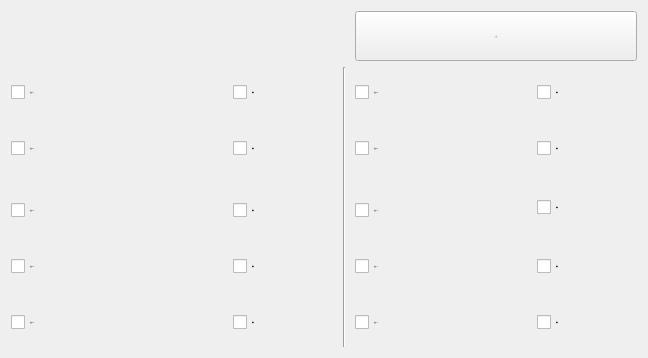
        <widget class="QWidget" name="page">
         <layout class="QGridLayout" name="gridLayout_4">
          <item row="2" column="4" colspan="2">
           <widget class="xCheckBox" name="checkBoxMain09">
            <property name="sizePolicy">
             <sizepolicy hsizetype="Expanding" vsizetype="Minimum">
              <horstretch>0</horstretch>
              <verstretch>0</verstretch>
             </sizepolicy>
            </property>
            <property name="minimumSize">
             <size>
              <width>170</width>
              <height>50</height>
             </size>
            </property>
            <property name="maximumSize">
             <size>
              <width>16777215</width>
              <height>50</height>
             </size>
            </property>
            <property name="font">
             <font>
              <family>微软雅黑</family>
              <pointsize>-1</pointsize>
              <weight>50</weight>
              <italic>false</italic>
              <bold>false</bold>
             </font>
            </property>
            <property name="focusPolicy">
             <enum>Qt::NoFocus</enum>
            </property>
            <property name="text">
             <string>主板-Y09</string>
            </property>
            <property name="iconSize">
             <size>
              <width>32</width>
              <height>32</height>
             </size>
            </property>
           </widget>
          </item>
          <item row="1" column="0" colspan="2">
           <widget class="xCheckBox" name="checkBoxMain01">
            <property name="sizePolicy">
             <sizepolicy hsizetype="Expanding" vsizetype="Minimum">
              <horstretch>0</horstretch>
              <verstretch>0</verstretch>
             </sizepolicy>
            </property>
            <property name="minimumSize">
             <size>
              <width>170</width>
              <height>50</height>
             </size>
            </property>
            <property name="maximumSize">
             <size>
              <width>16777215</width>
              <height>50</height>
             </size>
            </property>
            <property name="font">
             <font>
              <family>微软雅黑</family>
              <pointsize>-1</pointsize>
              <weight>50</weight>
              <italic>false</italic>
              <bold>false</bold>
             </font>
            </property>
            <property name="focusPolicy">
             <enum>Qt::NoFocus</enum>
            </property>
            <property name="text">
             <string>主板-Y01</string>
            </property>
            <property name="iconSize">
             <size>
              <width>32</width>
              <height>32</height>
             </size>
            </property>
           </widget>
          </item>
          <item row="2" column="0" colspan="2">
           <widget class="xCheckBox" name="checkBoxMain02">
            <property name="sizePolicy">
             <sizepolicy hsizetype="Expanding" vsizetype="Minimum">
              <horstretch>0</horstretch>
              <verstretch>0</verstretch>
             </sizepolicy>
            </property>
            <property name="minimumSize">
             <size>
              <width>170</width>
              <height>50</height>
             </size>
            </property>
            <property name="maximumSize">
             <size>
              <width>16777215</width>
              <height>50</height>
             </size>
            </property>
            <property name="font">
             <font>
              <family>微软雅黑</family>
              <pointsize>-1</pointsize>
              <weight>50</weight>
              <italic>false</italic>
              <bold>false</bold>
             </font>
            </property>
            <property name="focusPolicy">
             <enum>Qt::NoFocus</enum>
            </property>
            <property name="text">
             <string>主板-Y02</string>
            </property>
            <property name="iconSize">
             <size>
              <width>32</width>
              <height>32</height>
             </size>
            </property>
           </widget>
          </item>
          <item row="4" column="4">
           <widget class="xCheckBox" name="checkBoxMain10">
            <property name="sizePolicy">
             <sizepolicy hsizetype="Expanding" vsizetype="Minimum">
              <horstretch>0</horstretch>
              <verstretch>0</verstretch>
             </sizepolicy>
            </property>
            <property name="minimumSize">
             <size>
              <width>170</width>
              <height>50</height>
             </size>
            </property>
            <property name="maximumSize">
             <size>
              <width>16777215</width>
              <height>50</height>
             </size>
            </property>
            <property name="font">
             <font>
              <family>微软雅黑</family>
              <pointsize>-1</pointsize>
              <weight>50</weight>
              <italic>false</italic>
              <bold>false</bold>
             </font>
            </property>
            <property name="focusPolicy">
             <enum>Qt::NoFocus</enum>
            </property>
            <property name="text">
             <string>主板-Y10</string>
            </property>
            <property name="iconSize">
             <size>
              <width>32</width>
              <height>32</height>
             </size>
            </property>
           </widget>
          </item>
          <item row="5" column="0" colspan="2">
           <widget class="xCheckBox" name="checkBoxMain04">
            <property name="sizePolicy">
             <sizepolicy hsizetype="Expanding" vsizetype="Minimum">
              <horstretch>0</horstretch>
              <verstretch>0</verstretch>
             </sizepolicy>
            </property>
            <property name="minimumSize">
             <size>
              <width>170</width>
              <height>50</height>
             </size>
            </property>
            <property name="maximumSize">
             <size>
              <width>16777215</width>
              <height>50</height>
             </size>
            </property>
            <property name="font">
             <font>
              <family>微软雅黑</family>
              <pointsize>-1</pointsize>
              <weight>50</weight>
              <italic>false</italic>
              <bold>false</bold>
             </font>
            </property>
            <property name="focusPolicy">
             <enum>Qt::NoFocus</enum>
            </property>
            <property name="text">
             <string>主板-Y04</string>
            </property>
            <property name="iconSize">
             <size>
              <width>32</width>
              <height>32</height>
             </size>
            </property>
           </widget>
          </item>
          <item row="5" column="2">
           <widget class="xCheckBox" name="checkBoxcheckM04">
            <property name="sizePolicy">
             <sizepolicy hsizetype="Preferred" vsizetype="Minimum">
              <horstretch>0</horstretch>
              <verstretch>0</verstretch>
             </sizepolicy>
            </property>
            <property name="minimumSize">
             <size>
              <width>100</width>
              <height>50</height>
             </size>
            </property>
            <property name="maximumSize">
             <size>
              <width>120</width>
              <height>50</height>
             </size>
            </property>
            <property name="font">
             <font>
              <family>微软雅黑</family>
              <pointsize>-1</pointsize>
              <weight>50</weight>
              <italic>false</italic>
              <bold>false</bold>
             </font>
            </property>
            <property name="focusPolicy">
             <enum>Qt::NoFocus</enum>
            </property>
            <property name="text">
             <string>检测</string>
            </property>
            <property name="iconSize">
             <size>
              <width>32</width>
              <height>32</height>
             </size>
            </property>
           </widget>
          </item>
          <item row="5" column="4" colspan="2">
           <widget class="xCheckBox" name="checkBoxMain11">
            <property name="sizePolicy">
             <sizepolicy hsizetype="Expanding" vsizetype="Minimum">
              <horstretch>0</horstretch>
              <verstretch>0</verstretch>
             </sizepolicy>
            </property>
            <property name="minimumSize">
             <size>
              <width>170</width>
              <height>50</height>
             </size>
            </property>
            <property name="maximumSize">
             <size>
              <width>16777215</width>
              <height>50</height>
             </size>
            </property>
            <property name="font">
             <font>
              <family>微软雅黑</family>
              <pointsize>-1</pointsize>
              <weight>50</weight>
              <italic>false</italic>
              <bold>false</bold>
             </font>
            </property>
            <property name="focusPolicy">
             <enum>Qt::NoFocus</enum>
            </property>
            <property name="text">
             <string>主板-Y11</string>
            </property>
            <property name="iconSize">
             <size>
              <width>32</width>
              <height>32</height>
             </size>
            </property>
           </widget>
          </item>
          <item row="6" column="0" colspan="2">
           <widget class="xCheckBox" name="checkBoxMain05">
            <property name="sizePolicy">
             <sizepolicy hsizetype="Expanding" vsizetype="Minimum">
              <horstretch>0</horstretch>
              <verstretch>0</verstretch>
             </sizepolicy>
            </property>
            <property name="minimumSize">
             <size>
              <width>170</width>
              <height>50</height>
             </size>
            </property>
            <property name="maximumSize">
             <size>
              <width>16777215</width>
              <height>50</height>
             </size>
            </property>
            <property name="font">
             <font>
              <family>微软雅黑</family>
              <pointsize>-1</pointsize>
              <weight>50</weight>
              <italic>false</italic>
              <bold>false</bold>
             </font>
            </property>
            <property name="focusPolicy">
             <enum>Qt::NoFocus</enum>
            </property>
            <property name="text">
             <string>主板-Y05</string>
            </property>
            <property name="iconSize">
             <size>
              <width>32</width>
              <height>32</height>
             </size>
            </property>
           </widget>
          </item>
          <item row="1" column="4" colspan="2">
           <widget class="xCheckBox" name="checkBoxMain08">
            <property name="sizePolicy">
             <sizepolicy hsizetype="Expanding" vsizetype="Minimum">
              <horstretch>0</horstretch>
              <verstretch>0</verstretch>
             </sizepolicy>
            </property>
            <property name="minimumSize">
             <size>
              <width>170</width>
              <height>50</height>
             </size>
            </property>
            <property name="maximumSize">
             <size>
              <width>16777215</width>
              <height>50</height>
             </size>
            </property>
            <property name="font">
             <font>
              <family>微软雅黑</family>
              <pointsize>-1</pointsize>
              <weight>50</weight>
              <italic>false</italic>
              <bold>false</bold>
             </font>
            </property>
            <property name="focusPolicy">
             <enum>Qt::NoFocus</enum>
            </property>
            <property name="text">
             <string>主板-Y08</string>
            </property>
            <property name="iconSize">
             <size>
              <width>32</width>
              <height>32</height>
             </size>
            </property>
           </widget>
          </item>
          <item row="1" column="6">
           <widget class="xCheckBox" name="checkBoxcheckM08">
            <property name="sizePolicy">
             <sizepolicy hsizetype="Preferred" vsizetype="Minimum">
              <horstretch>0</horstretch>
              <verstretch>0</verstretch>
             </sizepolicy>
            </property>
            <property name="minimumSize">
             <size>
              <width>100</width>
              <height>50</height>
             </size>
            </property>
            <property name="maximumSize">
             <size>
              <width>120</width>
              <height>50</height>
             </size>
            </property>
            <property name="font">
             <font>
              <family>微软雅黑</family>
              <pointsize>-1</pointsize>
              <weight>50</weight>
              <italic>false</italic>
              <bold>false</bold>
             </font>
            </property>
            <property name="focusPolicy">
             <enum>Qt::NoFocus</enum>
            </property>
            <property name="text">
             <string>检测</string>
            </property>
            <property name="iconSize">
             <size>
              <width>32</width>
              <height>32</height>
             </size>
            </property>
           </widget>
          </item>
          <item row="4" column="1">
           <spacer name="horizontalSpacer_2">
            <property name="orientation">
             <enum>Qt::Horizontal</enum>
            </property>
            <property name="sizeHint" stdset="0">
             <size>
              <width>40</width>
              <height>20</height>
             </size>
            </property>
           </spacer>
          </item>
          <item row="5" column="6">
           <widget class="xCheckBox" name="checkBoxcheckM11">
            <property name="sizePolicy">
             <sizepolicy hsizetype="Preferred" vsizetype="Minimum">
              <horstretch>0</horstretch>
              <verstretch>0</verstretch>
             </sizepolicy>
            </property>
            <property name="minimumSize">
             <size>
              <width>100</width>
              <height>50</height>
             </size>
            </property>
            <property name="maximumSize">
             <size>
              <width>120</width>
              <height>50</height>
             </size>
            </property>
            <property name="font">
             <font>
              <family>微软雅黑</family>
              <pointsize>-1</pointsize>
              <weight>50</weight>
              <italic>false</italic>
              <bold>false</bold>
             </font>
            </property>
            <property name="focusPolicy">
             <enum>Qt::NoFocus</enum>
            </property>
            <property name="text">
             <string>检测</string>
            </property>
            <property name="iconSize">
             <size>
              <width>32</width>
              <height>32</height>
             </size>
            </property>
           </widget>
          </item>
          <item row="6" column="2">
           <widget class="xCheckBox" name="checkBoxcheckM05">
            <property name="sizePolicy">
             <sizepolicy hsizetype="Preferred" vsizetype="Minimum">
              <horstretch>0</horstretch>
              <verstretch>0</verstretch>
             </sizepolicy>
            </property>
            <property name="minimumSize">
             <size>
              <width>100</width>
              <height>50</height>
             </size>
            </property>
            <property name="maximumSize">
             <size>
              <width>120</width>
              <height>50</height>
             </size>
            </property>
            <property name="font">
             <font>
              <family>微软雅黑</family>
              <pointsize>-1</pointsize>
              <weight>50</weight>
              <italic>false</italic>
              <bold>false</bold>
             </font>
            </property>
            <property name="focusPolicy">
             <enum>Qt::NoFocus</enum>
            </property>
            <property name="text">
             <string>检测</string>
            </property>
            <property name="iconSize">
             <size>
              <width>32</width>
              <height>32</height>
             </size>
            </property>
           </widget>
          </item>
          <item row="2" column="6">
           <widget class="xCheckBox" name="checkBoxcheckM09">
            <property name="sizePolicy">
             <sizepolicy hsizetype="Preferred" vsizetype="Minimum">
              <horstretch>0</horstretch>
              <verstretch>0</verstretch>
             </sizepolicy>
            </property>
            <property name="minimumSize">
             <size>
              <width>100</width>
              <height>50</height>
             </size>
            </property>
            <property name="maximumSize">
             <size>
              <width>120</width>
              <height>50</height>
             </size>
            </property>
            <property name="font">
             <font>
              <family>微软雅黑</family>
              <pointsize>-1</pointsize>
              <weight>50</weight>
              <italic>false</italic>
              <bold>false</bold>
             </font>
            </property>
            <property name="focusPolicy">
             <enum>Qt::NoFocus</enum>
            </property>
            <property name="text">
             <string>检测</string>
            </property>
            <property name="iconSize">
             <size>
              <width>32</width>
              <height>32</height>
             </size>
            </property>
           </widget>
          </item>
          <item row="1" column="3" rowspan="6">
           <widget class="Line" name="line">
            <property name="minimumSize">
             <size>
              <width>10</width>
              <height>250</height>
             </size>
            </property>
            <property name="orientation">
             <enum>Qt::Vertical</enum>
            </property>
           </widget>
          </item>
          <item row="3" column="6" rowspan="2">
           <widget class="xCheckBox" name="checkBoxcheckM10">
            <property name="sizePolicy">
             <sizepolicy hsizetype="Preferred" vsizetype="Minimum">
              <horstretch>0</horstretch>
              <verstretch>0</verstretch>
             </sizepolicy>
            </property>
            <property name="minimumSize">
             <size>
              <width>100</width>
              <height>50</height>
             </size>
            </property>
            <property name="maximumSize">
             <size>
              <width>120</width>
              <height>50</height>
             </size>
            </property>
            <property name="font">
             <font>
              <family>微软雅黑</family>
              <pointsize>-1</pointsize>
              <weight>50</weight>
              <italic>false</italic>
              <bold>false</bold>
             </font>
            </property>
            <property name="focusPolicy">
             <enum>Qt::NoFocus</enum>
            </property>
            <property name="text">
             <string>检测</string>
            </property>
            <property name="iconSize">
             <size>
              <width>32</width>
              <height>32</height>
             </size>
            </property>
           </widget>
          </item>
          <item row="1" column="2">
           <widget class="xCheckBox" name="checkBoxcheckM01">
            <property name="sizePolicy">
             <sizepolicy hsizetype="Preferred" vsizetype="Minimum">
              <horstretch>0</horstretch>
              <verstretch>0</verstretch>
             </sizepolicy>
            </property>
            <property name="minimumSize">
             <size>
              <width>100</width>
              <height>50</height>
             </size>
            </property>
            <property name="maximumSize">
             <size>
              <width>120</width>
              <height>50</height>
             </size>
            </property>
            <property name="font">
             <font>
              <family>微软雅黑</family>
              <pointsize>-1</pointsize>
              <weight>50</weight>
              <italic>false</italic>
              <bold>false</bold>
             </font>
            </property>
            <property name="focusPolicy">
             <enum>Qt::NoFocus</enum>
            </property>
            <property name="text">
             <string>检测</string>
            </property>
            <property name="iconSize">
             <size>
              <width>32</width>
              <height>32</height>
             </size>
            </property>
           </widget>
          </item>
          <item row="4" column="2">
           <widget class="xCheckBox" name="checkBoxcheckM03">
            <property name="sizePolicy">
             <sizepolicy hsizetype="Preferred" vsizetype="Minimum">
              <horstretch>0</horstretch>
              <verstretch>0</verstretch>
             </sizepolicy>
            </property>
            <property name="minimumSize">
             <size>
              <width>100</width>
              <height>50</height>
             </size>
            </property>
            <property name="maximumSize">
             <size>
              <width>120</width>
              <height>50</height>
             </size>
            </property>
            <property name="font">
             <font>
              <family>微软雅黑</family>
              <pointsize>-1</pointsize>
              <weight>50</weight>
              <italic>false</italic>
              <bold>false</bold>
             </font>
            </property>
            <property name="focusPolicy">
             <enum>Qt::NoFocus</enum>
            </property>
            <property name="text">
             <string>检测</string>
            </property>
            <property name="iconSize">
             <size>
              <width>32</width>
              <height>32</height>
             </size>
            </property>
           </widget>
          </item>
          <item row="4" column="0">
           <widget class="xCheckBox" name="checkBoxMain03">
            <property name="sizePolicy">
             <sizepolicy hsizetype="Expanding" vsizetype="Minimum">
              <horstretch>0</horstretch>
              <verstretch>0</verstretch>
             </sizepolicy>
            </property>
            <property name="minimumSize">
             <size>
              <width>170</width>
              <height>50</height>
             </size>
            </property>
            <property name="maximumSize">
             <size>
              <width>16777215</width>
              <height>50</height>
             </size>
            </property>
            <property name="font">
             <font>
              <family>微软雅黑</family>
              <pointsize>-1</pointsize>
              <weight>50</weight>
              <italic>false</italic>
              <bold>false</bold>
             </font>
            </property>
            <property name="focusPolicy">
             <enum>Qt::NoFocus</enum>
            </property>
            <property name="text">
             <string>主板-Y03</string>
            </property>
            <property name="iconSize">
             <size>
              <width>32</width>
              <height>32</height>
             </size>
            </property>
           </widget>
          </item>
          <item row="2" column="2">
           <widget class="xCheckBox" name="checkBoxcheckM02">
            <property name="sizePolicy">
             <sizepolicy hsizetype="Preferred" vsizetype="Minimum">
              <horstretch>0</horstretch>
              <verstretch>0</verstretch>
             </sizepolicy>
            </property>
            <property name="minimumSize">
             <size>
              <width>100</width>
              <height>50</height>
             </size>
            </property>
            <property name="maximumSize">
             <size>
              <width>120</width>
              <height>50</height>
             </size>
            </property>
            <property name="font">
             <font>
              <family>微软雅黑</family>
              <pointsize>-1</pointsize>
              <weight>50</weight>
              <italic>false</italic>
              <bold>false</bold>
             </font>
            </property>
            <property name="focusPolicy">
             <enum>Qt::NoFocus</enum>
            </property>
            <property name="text">
             <string>检测</string>
            </property>
            <property name="iconSize">
             <size>
              <width>32</width>
              <height>32</height>
             </size>
            </property>
           </widget>
          </item>
          <item row="6" column="4" colspan="2">
           <widget class="xCheckBox" name="checkBoxMain15">
            <property name="sizePolicy">
             <sizepolicy hsizetype="Expanding" vsizetype="Minimum">
              <horstretch>0</horstretch>
              <verstretch>0</verstretch>
             </sizepolicy>
            </property>
            <property name="minimumSize">
             <size>
              <width>170</width>
              <height>50</height>
             </size>
            </property>
            <property name="maximumSize">
             <size>
              <width>16777215</width>
              <height>50</height>
             </size>
            </property>
            <property name="font">
             <font>
              <family>微软雅黑</family>
              <pointsize>-1</pointsize>
              <weight>50</weight>
              <italic>false</italic>
              <bold>false</bold>
             </font>
            </property>
            <property name="focusPolicy">
             <enum>Qt::NoFocus</enum>
            </property>
            <property name="text">
             <string>主板-Y15</string>
            </property>
            <property name="iconSize">
             <size>
              <width>32</width>
              <height>32</height>
             </size>
            </property>
           </widget>
          </item>
          <item row="6" column="6">
           <widget class="xCheckBox" name="checkBoxcheckM15">
            <property name="sizePolicy">
             <sizepolicy hsizetype="Preferred" vsizetype="Minimum">
              <horstretch>0</horstretch>
              <verstretch>0</verstretch>
             </sizepolicy>
            </property>
            <property name="minimumSize">
             <size>
              <width>100</width>
              <height>50</height>
             </size>
            </property>
            <property name="maximumSize">
             <size>
              <width>120</width>
              <height>50</height>
             </size>
            </property>
            <property name="font">
             <font>
              <family>微软雅黑</family>
              <pointsize>-1</pointsize>
              <weight>50</weight>
              <italic>false</italic>
              <bold>false</bold>
             </font>
            </property>
            <property name="focusPolicy">
             <enum>Qt::NoFocus</enum>
            </property>
            <property name="text">
             <string>检测</string>
            </property>
            <property name="iconSize">
             <size>
              <width>32</width>
              <height>32</height>
             </size>
            </property>
           </widget>
          </item>
          <item row="0" column="4" colspan="3">
           <widget class="QPushButton" name="BtnPrev_2">
            <property name="sizePolicy">
             <sizepolicy hsizetype="Preferred" vsizetype="Fixed">
              <horstretch>0</horstretch>
              <verstretch>0</verstretch>
             </sizepolicy>
            </property>
            <property name="minimumSize">
             <size>
              <width>150</width>
              <height>50</height>
             </size>
            </property>
            <property name="maximumSize">
             <size>
              <width>16777215</width>
              <height>16777215</height>
             </size>
            </property>
            <property name="font">
             <font>
              <family>微软雅黑</family>
              <pointsize>-1</pointsize>
              <weight>50</weight>
              <italic>false</italic>
              <bold>false</bold>
             </font>
            </property>
            <property name="text">
             <string>上一页</string>
            </property>
           </widget>
          </item>
         </layout>
        </widget>
